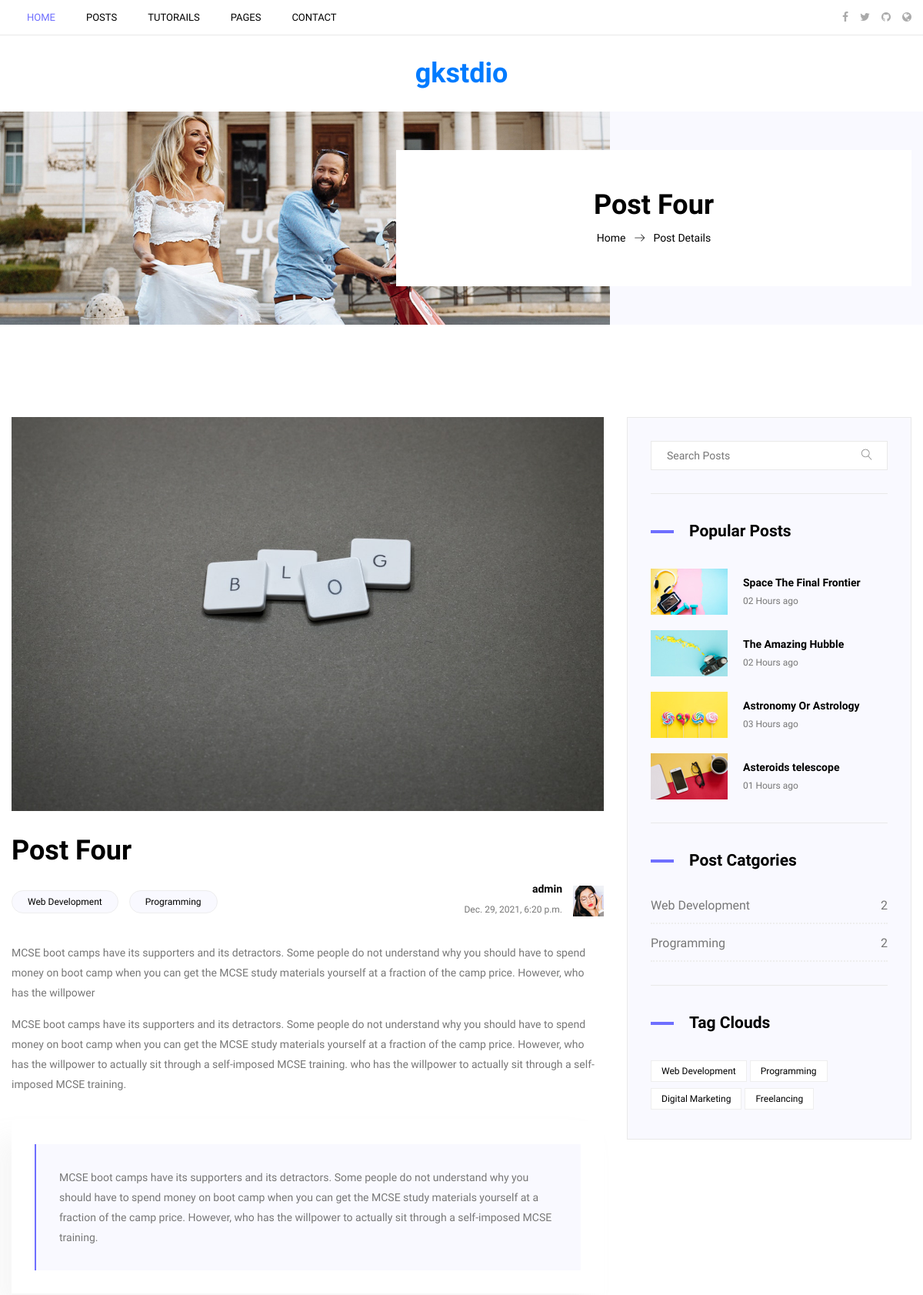
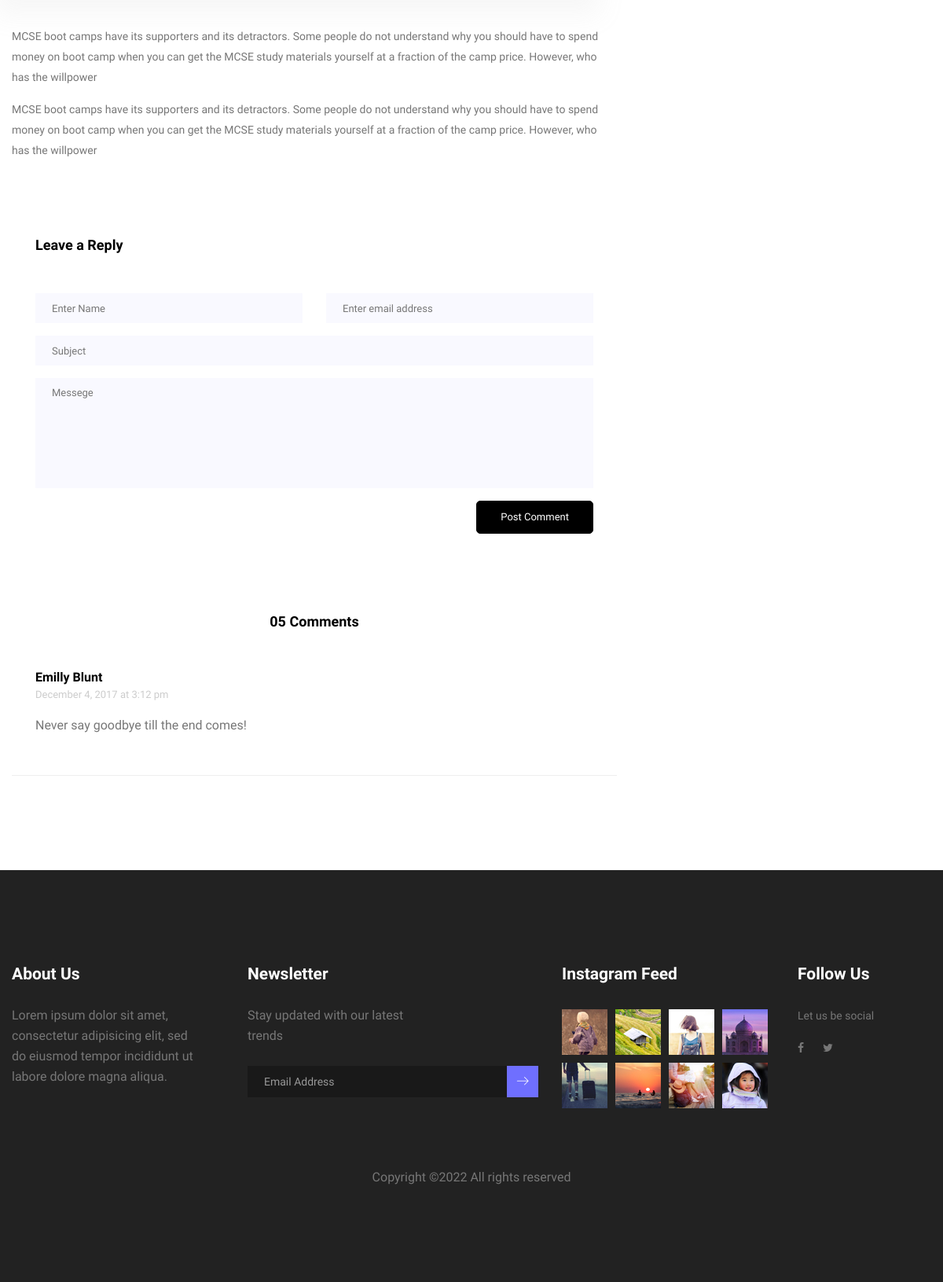
Page /post/efe3e93a-2bd4-4c1f-9113-3d26b5cb3062/ on the committed database (2 pictures, top to bottom).
### posts/models.py (models this page shows, shortened)
class Post(models.Model):
    id = models.UUIDField(default=uuid.uuid4, unique=True, primary_key=True, editable=False)
    title = models.CharField(max_length=200)
    body = models.TextField()
    category = models.ForeignKey(Category, null=True, blank=True, on_delete=models.SET_NULL)
    featured_img = models.ImageField(null=True, blank=True, default="default-blog.jpg")
    tags = models.ManyToManyField('Tag', blank=True)
    created_at = models.DateTimeField(auto_now_add=True)

class Tag(models.Model):
    id = models.UUIDField(default=uuid.uuid4, unique=True, primary_key=True, editable=False)
    title = models.CharField(max_length=200)
    created = models.DateTimeField(auto_now_add=True)

class Category(models.Model):
    id = models.UUIDField(default=uuid.uuid4, unique=True, primary_key=True, editable=False)
    title = models.CharField(max_length=200)
    created = models.DateTimeField(auto_now_add=True)

### posts/views.py (the view)
# urls.py: path('post/<str:pk>/', single_post_view, name="single"),
def single_post_view(request, pk):
    post = Post.objects.get(id=pk)
    categories = Category.objects.all()
    tags = Tag.objects.all()
    context = { 'post': post, 'categories': categories, 'tags': tags }
    return render(request, 'single.html', context)

### templates/single.html
{% extends 'layout.html' %}
{% load static %}
{% block content %}
        <section class="banner_area">
        	<div class="container">
				<div class="row banner_inner">
					<div class="col-lg-5"></div>
					<div class="col-lg-7">
						<div class="banner_content text-center">
							<h2>{{ post.title }}</h2>
							<div class="page_link">
								<a href="{% url 'posts' %}">Home</a>
								<a href="">Post Details</a>
							</div>
						</div>
					</div>
				</div>
        	</div>
        </section>
        <section class="blog_area p_120 single-post-area">
            <div class="container">
                <div class="row">
                    <div class="col-lg-8">
       					<div class="main_blog_details">
       						<img class="img-fluid" src="{{ post.featured_img.url }}" alt="">
       						<a href="#"><h4>{{ post.title }}</h4></a>
       						<div class="user_details">
       							<div class="float-left">
									{% for tag in post.tags.all %}
										<a href="#">{{ tag.title }}</a>
									{% endfor %}
       							</div>
       							<div class="float-right">
       								<div class="media">
       									<div class="media-body">
       										<h5>admin</h5>
       										<p>{{ post.created_at }}</p>
       									</div>
       									<div class="d-flex">
       										<img src="images/blog/user-img.jpg" alt="">
       									</div>
       								</div>
       							</div>
       						</div>
       						<p>MCSE boot camps have its supporters and its detractors. Some people do not understand why you should have to spend money on boot camp when you can get the MCSE study materials yourself at a fraction of the camp price. However, who has the willpower</p>
       						<p>MCSE boot camps have its supporters and its detractors. Some people do not understand why you should have to spend money on boot camp when you can get the MCSE study materials yourself at a fraction of the camp price. However, who has the willpower to actually sit through a self-imposed MCSE training. who has the willpower to actually sit through a self-imposed MCSE training.</p>
							<blockquote class="blockquote">
								<p class="mb-0">MCSE boot camps have its supporters and its detractors. Some people do not understand why you should have to spend money on boot camp when you can get the MCSE study materials yourself at a fraction of the camp price. However, who has the willpower to actually sit through a self-imposed MCSE training.</p>
							</blockquote>
							<p>MCSE boot camps have its supporters and its detractors. Some people do not understand why you should have to spend money on boot camp when you can get the MCSE study materials yourself at a fraction of the camp price. However, who has the willpower</p>
							<p>MCSE boot camps have its supporters and its detractors. Some people do not understand why you should have to spend money on boot camp when you can get the MCSE study materials yourself at a fraction of the camp price. However, who has the willpower</p>
       					</div>
						<div class="comment-form">
                            <h4>Leave a Reply</h4>
                            <form>
                                <div class="form-group form-inline">
                                  <div class="form-group col-lg-6 col-md-6 name">
                                    <input type="text" class="form-control" id="name" placeholder="Enter Name" onfocus="this.placeholder = ''" onblur="this.placeholder = 'Enter Name'">
                                  </div>
                                  <div class="form-group col-lg-6 col-md-6 email">
                                    <input type="email" class="form-control" id="email" placeholder="Enter email address" onfocus="this.placeholder = ''" onblur="this.placeholder = 'Enter email address'">
                                  </div>
                                </div>
                                <div class="form-group">
                                    <input type="text" class="form-control" id="subject" placeholder="Subject" onfocus="this.placeholder = ''" onblur="this.placeholder = 'Subject'">
                                </div>
                                <div class="form-group">
                                    <textarea class="form-control mb-10" rows="5" name="message" placeholder="Messege" onfocus="this.placeholder = ''" onblur="this.placeholder = 'Messege'" required=""></textarea>
                                </div>
                                <a href="#" class="primary-btn submit_btn">Post Comment</a>
                            </form>
                        </div>
                        <div class="comments-area">
                            <h4>05 Comments</h4>
                            <div class="comment-list">
                                <div class="single-comment justify-content-between d-flex">
                                    <div class="user justify-content-between d-flex">
                                        <div class="desc">
                                            <h5><a href="#">Emilly Blunt</a></h5>
                                            <p class="date">December 4, 2017 at 3:12 pm </p>
                                            <p class="comment">
                                                Never say goodbye till the end comes!
                                            </p>
                                        </div>
                                    </div>
                                </div>
                            </div>
                        </div>
        			</div>
                    <div class="col-lg-4">
                        <div class="blog_right_sidebar">
                            <aside class="single_sidebar_widget search_widget">
                                <div class="input-group">
                                    <input type="text" class="form-control" placeholder="Search Posts">
                                    <span class="input-group-btn">
                                        <button class="btn btn-default" type="button"><i class="lnr lnr-magnifier"></i></button>
                                    </span>
                                </div>
                                <div class="br"></div>
                            </aside>
                            <aside class="single_sidebar_widget popular_post_widget">
                                <h3 class="widget_title">Popular Posts</h3>
                                <div class="media post_item">
                                    <img src="{% static 'images/blog/popular-post/post1.jpg' %}" alt="post">
                                    <div class="media-body">
                                        <a href="blog-details.html"><h3>Space The Final Frontier</h3></a>
                                        <p>02 Hours ago</p>
                                    </div>
                                </div>
                                <div class="media post_item">
                                    <img src="{% static 'images/blog/popular-post/post2.jpg' %}" alt="post">
                                    <div class="media-body">
                                        <a href="blog-details.html"><h3>The Amazing Hubble</h3></a>
                                        <p>02 Hours ago</p>
                                    </div>
                                </div>
                                <div class="media post_item">
                                    <img src="{% static 'images/blog/popular-post/post3.jpg' %}" alt="post">
                                    <div class="media-body">
                                        <a href="blog-details.html"><h3>Astronomy Or Astrology</h3></a>
                                        <p>03 Hours ago</p>
                                    </div>
                                </div>
                                <div class="media post_item">
                                    <img src="{% static 'images/blog/popular-post/post4.jpg' %}" alt="post">
                                    <div class="media-body">
                                        <a href="blog-details.html"><h3>Asteroids telescope</h3></a>
                                        <p>01 Hours ago</p>
                                    </div>
                                </div>
                                <div class="br"></div>
                            </aside>
                            <aside class="single_sidebar_widget post_category_widget">
                                <h4 class="widget_title">Post Catgories</h4>
                                <ul class="list cat-list">
									{% for category in categories %}
										<li>
											<a href="#" class="d-flex justify-content-between">
												<p>{{ category.title }}</p>
												<p>{{ category.post_set.count }}</p>
											</a>
										</li>
									{% endfor %}
                                </ul>
                                <div class="br"></div>
                            </aside>
                            <aside class="single-sidebar-widget tag_cloud_widget">
                                <h4 class="widget_title">Tag Clouds</h4>
                                <ul class="list">
									{% for tag in tags %}
                                    	<li><a href="#">{{ tag.title }}</a></li>
									{% endfor %}
                                </ul>
                            </aside>
                        </div>
                    </div>
                </div>
            </div>
        </section>
{% endblock content %}

### rows in the picture
Post: title "Post Four", featured_img (placeholder picture), created_at "Dec. 29, 2021, 6:20 p.m."
Tag: title "Web Development"
Tag: title "Programming"
Category: title "Web Development", post_set.count "2"
Category: title "Programming", post_set.count "2"
Tag: title "Digital Marketing"
Tag: title "Freelancing"
